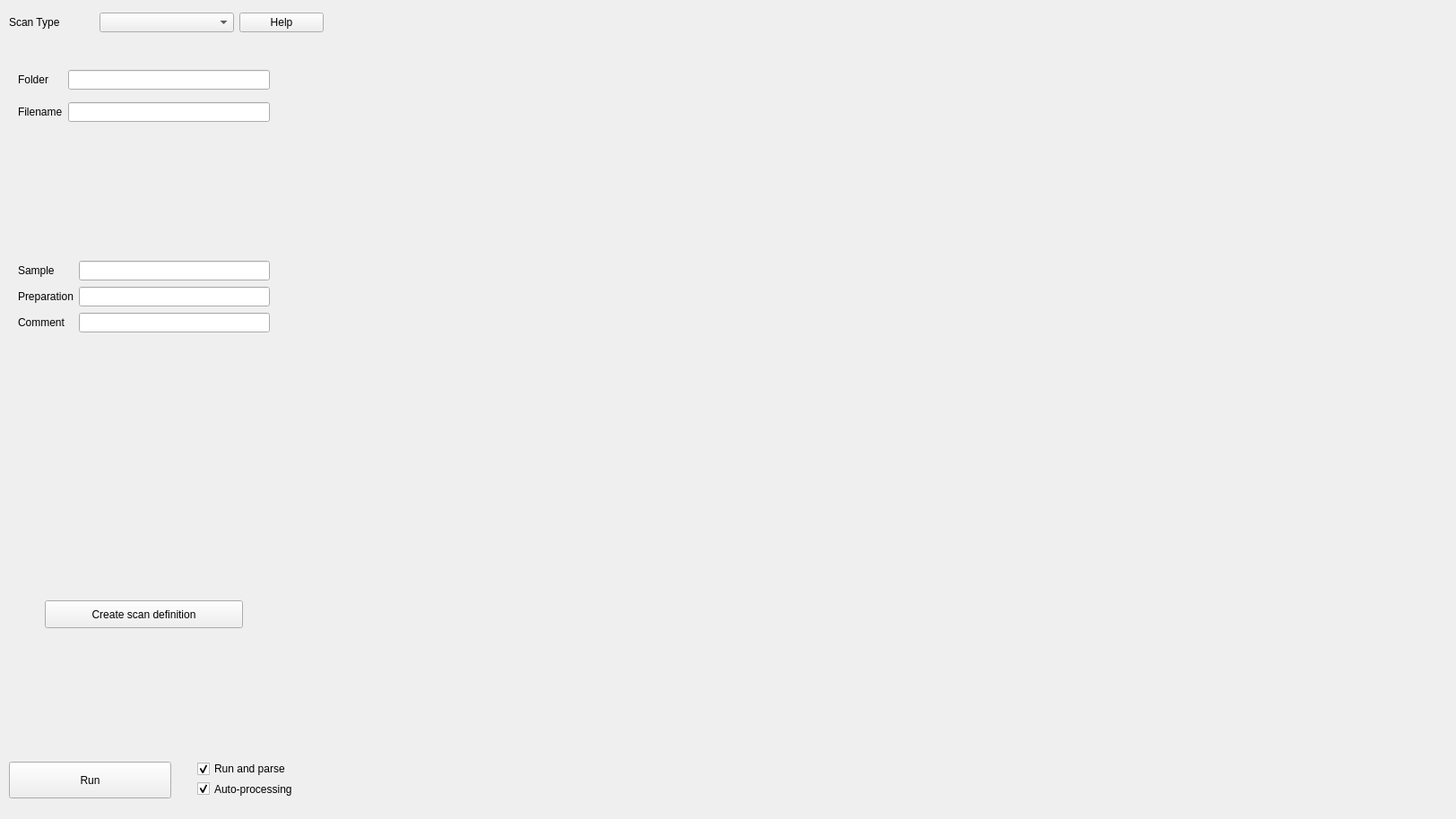
<?xml version="1.0" encoding="UTF-8"?>
<ui version="4.0">
 <class>Form</class>
 <widget class="QWidget" name="Form">
  <property name="geometry">
   <rect>
    <x>0</x>
    <y>0</y>
    <width>1624</width>
    <height>914</height>
   </rect>
  </property>
  <property name="windowTitle">
   <string>Form</string>
  </property>
  <widget class="QCheckBox" name="checkBox_parse_after_scan">
   <property name="geometry">
    <rect>
     <x>220</x>
     <y>850</y>
     <width>151</width>
     <height>16</height>
    </rect>
   </property>
   <property name="toolTip">
    <string>The data will be parsed  immediately after acquisition repeating scans</string>
   </property>
   <property name="text">
    <string>Run and parse</string>
   </property>
   <property name="checked">
    <bool>true</bool>
   </property>
   <property name="tristate">
    <bool>false</bool>
   </property>
  </widget>
  <widget class="QWidget" name="verticalLayoutWidget_2">
   <property name="geometry">
    <rect>
     <x>410</x>
     <y>20</y>
     <width>1201</width>
     <height>881</height>
    </rect>
   </property>
   <layout class="QVBoxLayout" name="plots"/>
  </widget>
  <widget class="QCheckBox" name="checkBox_auto_process">
   <property name="geometry">
    <rect>
     <x>220</x>
     <y>870</y>
     <width>131</width>
     <height>21</height>
    </rect>
   </property>
   <property name="toolTip">
    <string>Automatically select
file and switch to
&quot;Processing&quot; tab</string>
   </property>
   <property name="text">
    <string>Auto-processing</string>
   </property>
   <property name="checked">
    <bool>true</bool>
   </property>
   <property name="tristate">
    <bool>false</bool>
   </property>
  </widget>
  <widget class="QWidget" name="formLayoutWidget_3">
   <property name="geometry">
    <rect>
     <x>10</x>
     <y>10</y>
     <width>351</width>
     <height>31</height>
    </rect>
   </property>
   <layout class="QGridLayout" name="gridLayout_3">
    <item row="0" column="0">
     <widget class="QLabel" name="label_48">
      <property name="text">
       <string>Scan Type</string>
      </property>
     </widget>
    </item>
    <item row="0" column="1">
     <widget class="QComboBox" name="run_type">
      <property name="sizePolicy">
       <sizepolicy hsizetype="Preferred" vsizetype="Preferred">
        <horstretch>0</horstretch>
        <verstretch>0</verstretch>
       </sizepolicy>
      </property>
      <property name="minimumSize">
       <size>
        <width>150</width>
        <height>21</height>
       </size>
      </property>
     </widget>
    </item>
    <item row="0" column="2">
     <widget class="QPushButton" name="pushButton_scantype_help">
      <property name="minimumSize">
       <size>
        <width>0</width>
        <height>21</height>
       </size>
      </property>
      <property name="text">
       <string>Help</string>
      </property>
     </widget>
    </item>
   </layout>
  </widget>
  <widget class="QPushButton" name="run_start">
   <property name="geometry">
    <rect>
     <x>10</x>
     <y>850</y>
     <width>181</width>
     <height>41</height>
    </rect>
   </property>
   <property name="text">
    <string>Run</string>
   </property>
  </widget>
  <widget class="QWidget" name="gridLayoutWidget">
   <property name="geometry">
    <rect>
     <x>20</x>
     <y>70</y>
     <width>281</width>
     <height>75</height>
    </rect>
   </property>
   <layout class="QGridLayout" name="gridLayout">
    <item row="0" column="1">
     <widget class="QLineEdit" name="lineEdit_folder"/>
    </item>
    <item row="1" column="1">
     <widget class="QLineEdit" name="lineEdit_filename"/>
    </item>
    <item row="1" column="0">
     <widget class="QLabel" name="label_2">
      <property name="text">
       <string>Filename</string>
      </property>
     </widget>
    </item>
    <item row="0" column="0">
     <widget class="QLabel" name="label">
      <property name="text">
       <string>Folder</string>
      </property>
     </widget>
    </item>
   </layout>
  </widget>
  <widget class="QWidget" name="horizontalLayoutWidget">
   <property name="geometry">
    <rect>
     <x>20</x>
     <y>160</y>
     <width>231</width>
     <height>111</height>
    </rect>
   </property>
   <layout class="QHBoxLayout" name="layout_energy_selector_step"/>
  </widget>
  <widget class="QWidget" name="gridLayoutWidget_2">
   <property name="geometry">
    <rect>
     <x>20</x>
     <y>290</y>
     <width>281</width>
     <height>83</height>
    </rect>
   </property>
   <layout class="QGridLayout" name="gridLayout_2">
    <item row="1" column="1">
     <widget class="QLineEdit" name="lineEdit_preparation"/>
    </item>
    <item row="1" column="0">
     <widget class="QLabel" name="label_3">
      <property name="text">
       <string>Preparation</string>
      </property>
     </widget>
    </item>
    <item row="0" column="1">
     <widget class="QLineEdit" name="lineEdit_sample"/>
    </item>
    <item row="0" column="0">
     <widget class="QLabel" name="label_4">
      <property name="text">
       <string>Sample</string>
      </property>
     </widget>
    </item>
    <item row="2" column="0">
     <widget class="QLabel" name="label_5">
      <property name="text">
       <string>Comment</string>
      </property>
     </widget>
    </item>
    <item row="2" column="1">
     <widget class="QLineEdit" name="lineEdit_comment">
      <property name="text">
       <string/>
      </property>
     </widget>
    </item>
   </layout>
  </widget>
  <widget class="QPushButton" name="push_create_def">
   <property name="geometry">
    <rect>
     <x>50</x>
     <y>670</y>
     <width>221</width>
     <height>31</height>
    </rect>
   </property>
   <property name="text">
    <string>Create scan definition</string>
   </property>
  </widget>
 </widget>
 <resources/>
 <connections/>
</ui>
